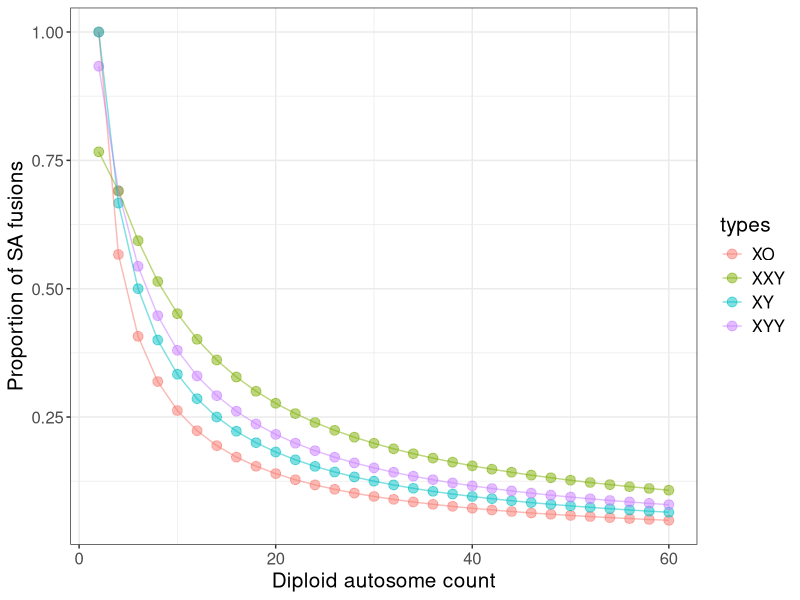
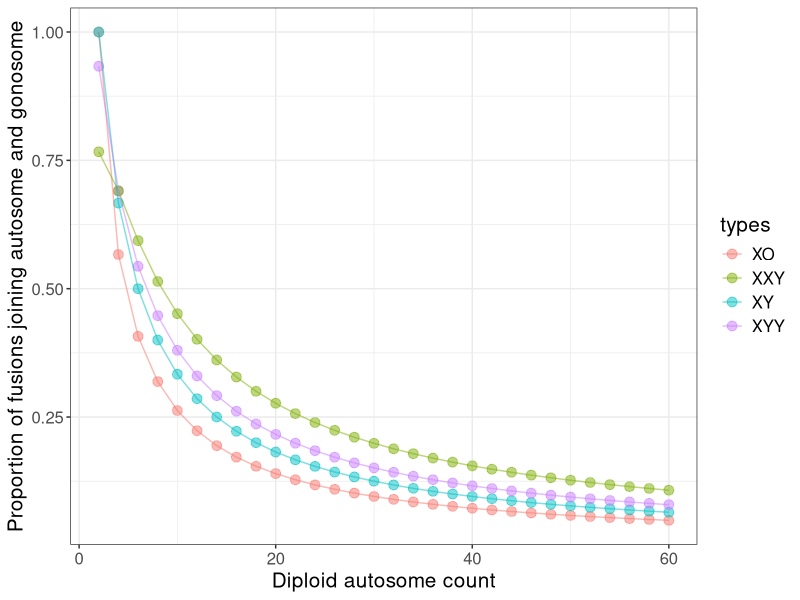

The R script that drew these images, in order:
Pfsa <- function(Da, scs){
  if(scs=="XO"){
    Xs <- 1
    Y <- 0
    Ds <- Da + 1
    Dd <- Da + 2
  }
  if(scs=="XY"){
    Xs <- 1
    Y <- 1
    Ds <- Da + 2
    Dd <- Da + 2
  }
  if(scs=="XYY"){
    Xs <- 1
    Y <- 2
    Ds <- Da + 3
    Dd <- Da + 2
  }
  if(scs=="XXY"){
    Xs <- 2
    Y <- 1
    Ds <- Da + 3
    Dd <- Da + 4
  }
  res <- 1 - ((Da*(Da-2)+2*Xs*(2*Xs-2))/(2*Dd*(Dd-2))) - 
             ((Da*(Da-2)+max(c(Xs,Y))*(max(c(Xs,Y))-1))/(2*Ds*(Ds-2)))
  return(res)
}









SimpPfsa <- function(Da, scs){
  if(scs=="XO"){
    Xs <- 1
    Y <- 0
    Ds <- Da + 1
    Dd <- Da + 2
  }
  if(scs=="XY"){
    Xs <- 1
    Y <- 1
    Ds <- Da + 2
    Dd <- Da + 2
  }
  if(scs=="XYY"){
    Xs <- 1
    Y <- 2
    Ds <- Da + 3
    Dd <- Da + 2
  }
  if(scs=="XXY"){
    Xs <- 2
    Y <- 1
    Ds <- Da + 3
    Dd <- Da + 4
  }
  res <- ((2*Da*Xs + 2*Da*Y) / (2*Ds^2 - 4*Ds)) +
         ((4*Da*Xs) / (2*Dd^2 - 4*Dd))
  return(res)
}









maxnum <- 60
XO <- Pfsa(Da=seq(from=2, to=maxnum, by=2), scs="XO")
XY <- Pfsa(Da=seq(from=2, to=maxnum, by=2), scs="XY")
XYY <- Pfsa(Da=seq(from=2, to=maxnum, by=2), scs="XYY")
XXY <- Pfsa(Da=seq(from=2, to=maxnum, by=2), scs="XXY")
rates <- c(XO,XY,XYY,XXY)
types <- rep(c("XO", "XY", "XYY","XXY"), each=length(XO))
autosomes <- rep(seq(from=2, to=maxnum, by=2), times=4)
res <- data.frame(rates, types, autosomes)
library(ggplot2)
ggplot(res, aes(y=rates, x=autosomes)) + geom_point(aes(colour=types), stat="identity", position="identity", alpha=0.5, size=3) + geom_line(aes(colour=types), stat="identity", position="identity", alpha=0.5) + theme_bw() + theme(text=element_text(family="sans", face="plain", color="#000000", size=15, hjust=0.5, vjust=0.5)) + scale_size(range=c(1, 3)) + xlab("Diploid autosome count") + ylab("Proportion of SA fusions")


maxnum <- 60
XO2 <- SimpPfsa(Da=seq(from=2, to=maxnum, by=2), scs="XO")
XY2 <- SimpPfsa(Da=seq(from=2, to=maxnum, by=2), scs="XY")
XYY2 <- SimpPfsa(Da=seq(from=2, to=maxnum, by=2), scs="XYY")
XXY2 <- SimpPfsa(Da=seq(from=2, to=maxnum, by=2), scs="XXY")
rates <- c(XO,XY,XYY,XXY)
types <- rep(c("XO", "XY", "XYY","XXY"), each=length(XO))
autosomes <- rep(seq(from=2, to=maxnum, by=2), times=4)
res <- data.frame(rates, types, autosomes)

ggplot(res, aes(y=rates, x=autosomes)) + geom_point(aes(colour=types), stat="identity", position="identity", alpha=0.5, size=3) + geom_line(aes(colour=types), stat="identity", position="identity", alpha=0.5) + theme_bw() + theme(text=element_text(family="sans", face="plain", color="#000000", size=15, hjust=0.5, vjust=0.5)) + scale_size(range=c(1, 3)) + xlab("Diploid autosome count") + ylab("Proportion of fusions joining autosome and gonosome")
